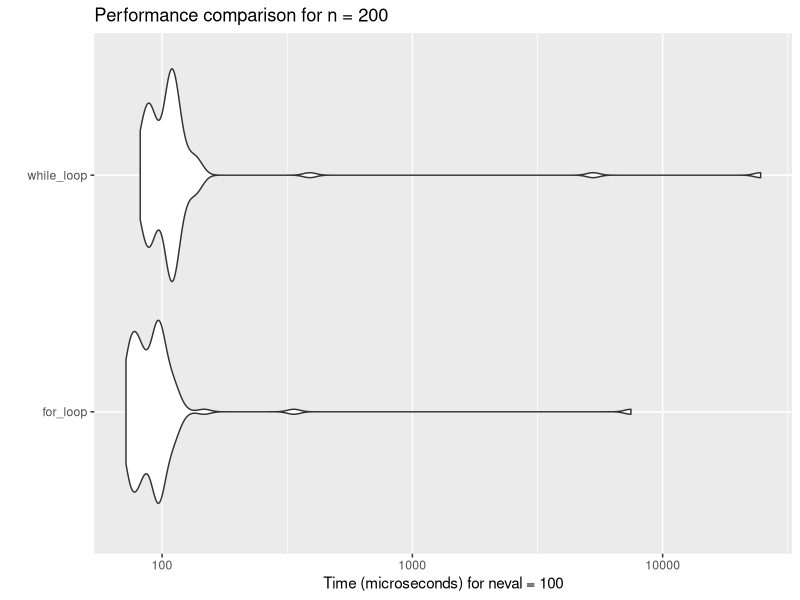
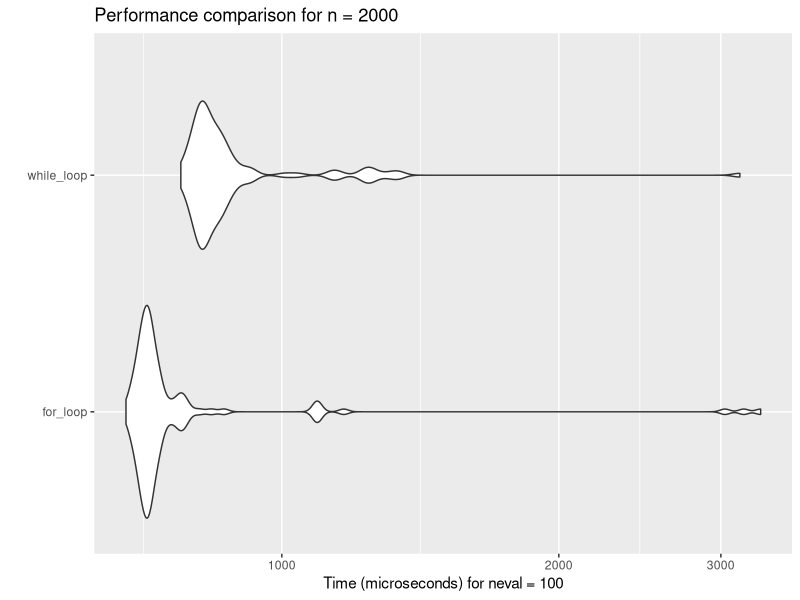
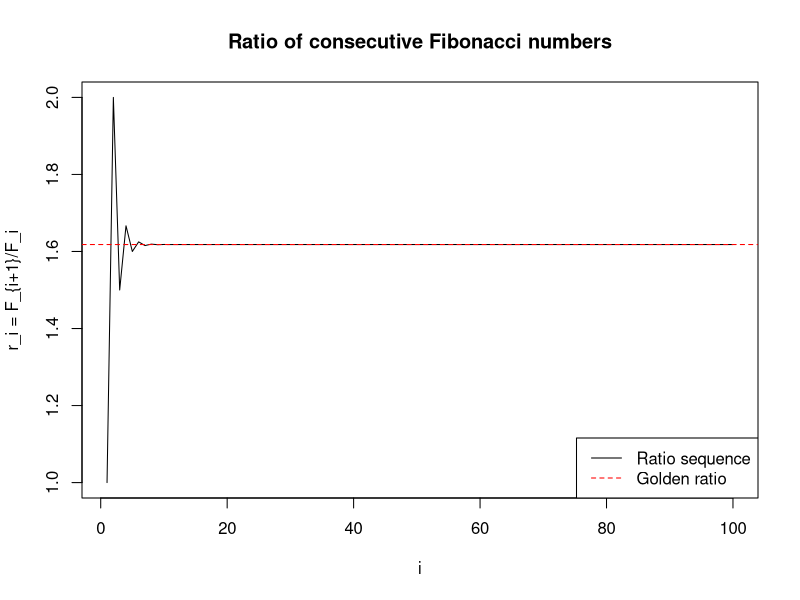
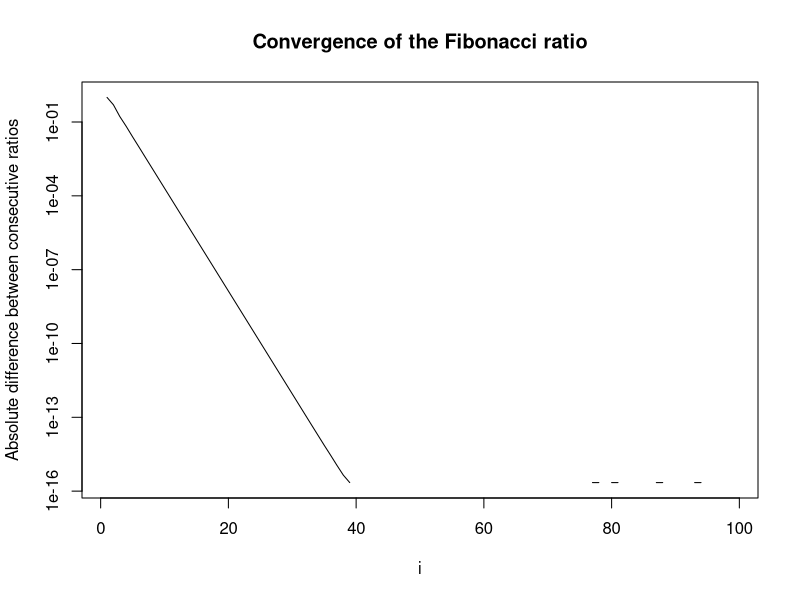
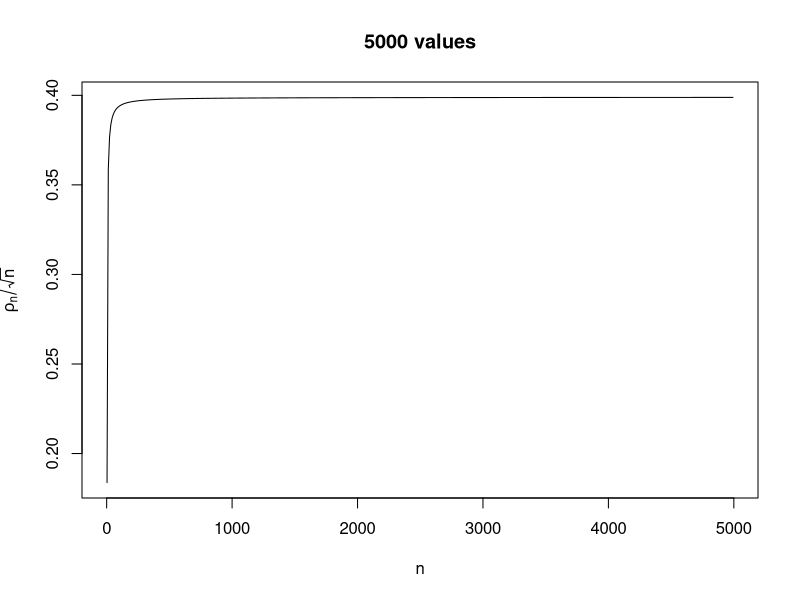
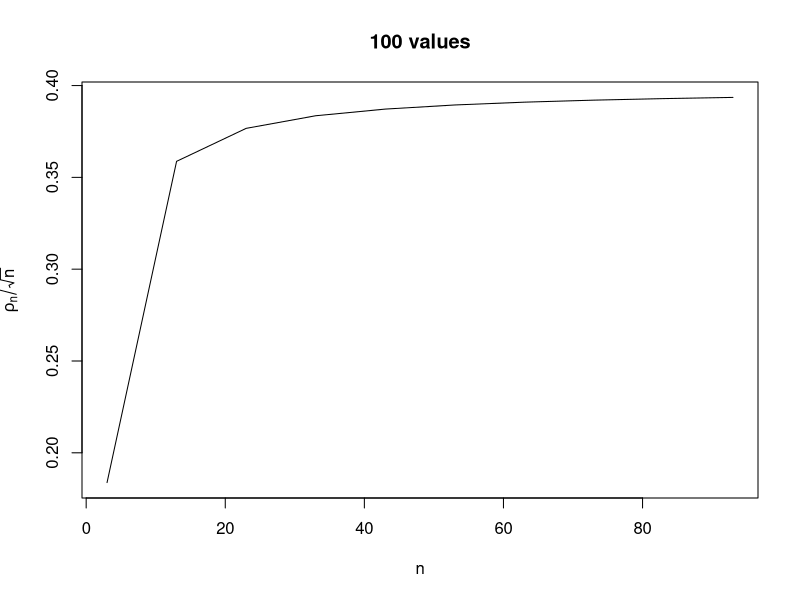
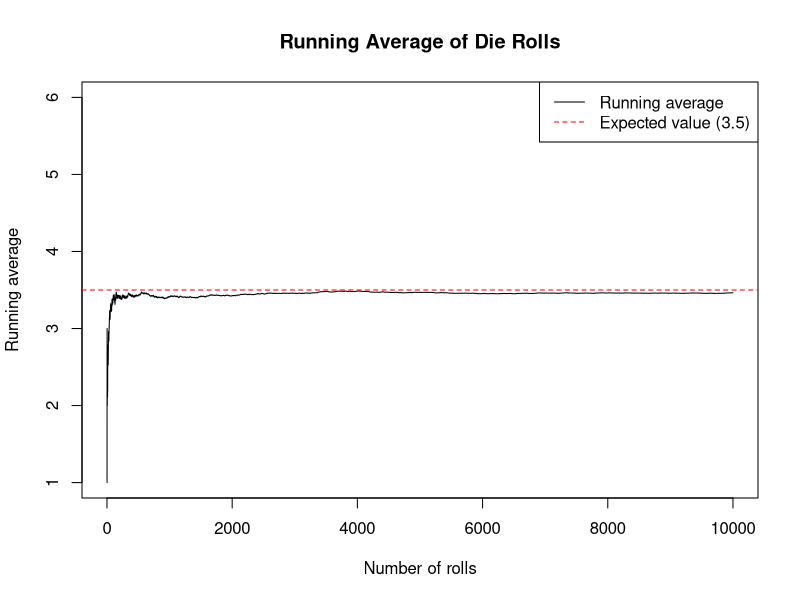
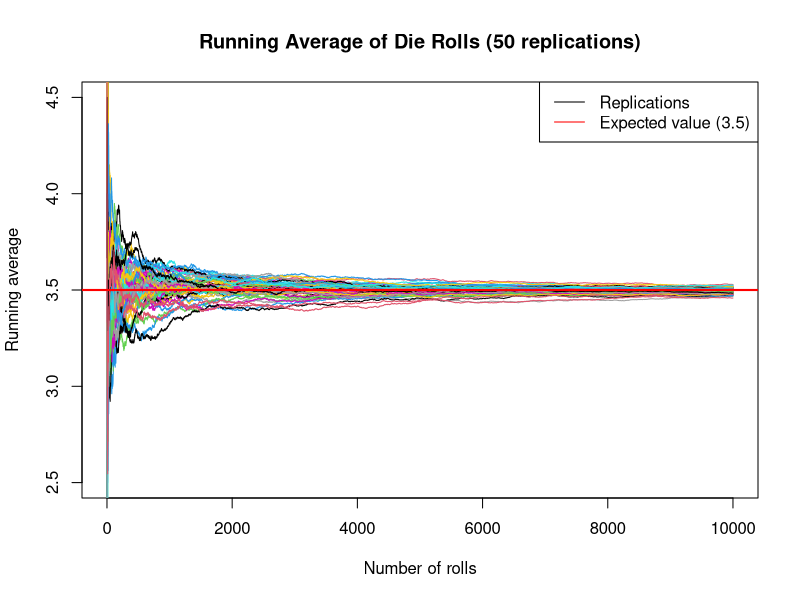

Source code (R) for these figures, in order: (Note: this script raises an error after producing the figures.)
## ---- chunk 1
knitr::opts_chunk$set(echo = TRUE)
## ---- chunk 2
# Function using for loop
fibonacci_ratio_for <- function(n) {
  # Initialize the first two Fibonacci numbers
  fib <- c(1, 1)
  
  # Calculate the remaining Fibonacci numbers up to n+1
  for (i in 3:(n+1)) {
    fib[i] <- fib[i-1] + fib[i-2]
  }
  
  # Calculate the ratios
  ratios <- fib[2:(n+1)] / fib[1:n]
  
  return(ratios)
}

# Function using while loop
fibonacci_ratio_while <- function(n) {
  # Initialize the first two Fibonacci numbers
  fib <- c(1, 1)
  
  # Calculate the remaining Fibonacci numbers up to n+1
  i <- 3
  while (i <= n+1) {
    fib[i] <- fib[i-1] + fib[i-2]
    i <- i + 1
  }
  
  # Calculate the ratios
  ratios <- fib[2:(n+1)] / fib[1:n]
  
  return(ratios)
}
## ---- chunk 3
# Load the microbenchmark package
library(microbenchmark)

# Benchmark for n = 200
benchmark_200 <- microbenchmark(
  for_loop = fibonacci_ratio_for(200),
  while_loop = fibonacci_ratio_while(200),
  times = 100
)

print(benchmark_200)

# Benchmark for n = 2000
benchmark_2000 <- microbenchmark(
  for_loop = fibonacci_ratio_for(2000),
  while_loop = fibonacci_ratio_while(2000),
  times = 100
)

print(benchmark_2000)
## ---- chunk 4
library(ggplot2)

# Plot for n = 200
autoplot(benchmark_200) + 
  ggtitle("Performance comparison for n = 200")

# Plot for n = 2000
autoplot(benchmark_2000) + 
  ggtitle("Performance comparison for n = 2000")
## ---- chunk 5
# Calculate the sequence for n = 100
ratios_100 <- fibonacci_ratio_for(100)

# Plot the sequence
plot(1:100, ratios_100, type = "l", 
     xlab = "i", ylab = "r_i = F_{i+1}/F_i",
     main = "Ratio of consecutive Fibonacci numbers")

# Add a horizontal line at the golden ratio
abline(h = (1 + sqrt(5))/2, col = "red", lty = 2)
legend("bottomright", legend = c("Ratio sequence", "Golden ratio"), 
       col = c("black", "red"), lty = c(1, 2))

# Calculate the differences between consecutive ratios
diffs <- diff(ratios_100)
plot(1:99, abs(diffs), type = "l", log = "y",
     xlab = "i", ylab = "Absolute difference between consecutive ratios",
     main = "Convergence of the Fibonacci ratio")
## ---- chunk 6
# Print the first 20 ratios
data.frame(
  i = 1:20,
  ratio = ratios_100[1:20],
  difference_from_golden_ratio = abs(ratios_100[1:20] - (1 + sqrt(5))/2)
)

# Calculate the golden ratio
golden_ratio <- (1 + sqrt(5))/2
print(paste("Golden ratio:", golden_ratio))

# Calculate when the sequence is within 1e-10 of the golden ratio
convergence_index <- min(which(abs(ratios_100 - golden_ratio) < 1e-10))
print(paste("The sequence converges to within 1e-10 of the golden ratio at i =", convergence_index))
## ---- chunk 7
n_calculation <- function(n){
 result <- (gamma((n - 1)/2))/(gamma(1/2) * gamma((n-2)/2))
  print(result)
}

n_calculation(20)
## ---- chunk 8

n_calculation(2000)
## ---- chunk 9
n_calculation_numerator <- function(n){
 result <- (gamma((n - 1)/2))
  print(result)
}

n_calculation_denominator <- function(n){
 result <- (gamma(1/2) * gamma((n-2)/2))
  print(result)
}
cat("Numerator result for n = 200: \n")
n_calculation_numerator(200)
cat("Denominator result for n = 200: \n")
n_calculation_denominator(200)

cat("Numerator result for n = 2000: \n")
n_calculation_numerator(2000)
cat("Denominator result for n = 2000: \n")
n_calculation_denominator(2000)
## ---- chunk 10
n_calculation_logarithmic <- function(n){
 result_numerator <- (lgamma((n - 1)/2))
 result_denominator <- (lgamma(1/2) + lgamma((n-2)/2))
 final_result <- exp(result_numerator - result_denominator)
  print(final_result) 
}

cat("Numerator result for n = 200: \n")
n_calculation_logarithmic(200)


cat("Numerator result for n = 2000: \n")
n_calculation_logarithmic(2000)
## ---- chunk 11
n_calculation_logarithmic <- function(n){
 result_numerator <- (lgamma((n - 1)/2))
 result_denominator <- (lgamma(1/2) + lgamma((n-2)/2))
 result_gamma <- exp(result_numerator - result_denominator)
 result_sqrt <- sqrt(n)
 return(result_gamma / result_sqrt)
}
 
n_values_5000 <- seq(3, 5000, by = 10)
ratio_values_5000 <- sapply(n_values_5000, n_calculation_logarithmic)

plot(n_values_5000, ratio_values_5000, 
     type = "l", 
     xlab = "n", 
     ylab = expression(rho[n] / sqrt(n)),
     main = "5000 values")

n_values_100 <- seq(3, 100, by = 10)
ratio_values_100 <- sapply(n_values_100, n_calculation_logarithmic)

plot(n_values_100, ratio_values_100, 
     type = "l", 
     xlab = "n", 
     ylab = expression(rho[n] / sqrt(n)),
     main = "100 values")
## ---- chunk 12
# Set seed for reproducibility
set.seed(42)

# Number of rolls
n <- 10000

# Simulate rolling a fair die n times using vectorized function
rolls <- sample(1:6, n, replace = TRUE)

# Compute cumulative mean after each roll
cumulative_means <- cumsum(rolls) / (1:n)

# Plot the running average against the number of rolls
plot(1:n, cumulative_means, type = "l", 
     xlab = "Number of rolls", ylab = "Running average",
     main = "Running Average of Die Rolls",
     ylim = c(1, 6))

# Add a horizontal line at the expected value
abline(h = 3.5, col = "red", lty = 2)
legend("topright", legend = c("Running average", "Expected value (3.5)"), 
       col = c("black", "red"), lty = c(1, 2))
## ---- chunk 13
# Set seed for reproducibility
set.seed(123)

# Number of replications
M <- 50

# Matrix to store running averages for each replication
running_averages <- matrix(NA, nrow = M, ncol = n)

# For loop to replicate the experiment M times
for (i in 1:M) {
  # Simulate rolling a die n times
  rolls <- sample(1:6, n, replace = TRUE)
  
  # Compute cumulative mean after each roll
  running_averages[i, ] <- cumsum(rolls) / (1:n)
}

# Plot all 50 paths
plot(1:n, running_averages[1, ], type = "l", 
     xlab = "Number of rolls", ylab = "Running average",
     main = "Running Average of Die Rolls (50 replications)",
     ylim = c(2.5, 4.5), col = 1)

# Add the remaining 49 paths
for (i in 2:M) {
  lines(1:n, running_averages[i, ], col = i)
}

# Add a horizontal line at the expected value
abline(h = 3.5, col = "red", lwd = 2)
legend("topright", legend = c("Replications", "Expected value (3.5)"), 
       col = c("black", "red"), lty = c(1, 1))
## ---- chunk 14
# Calculate absolute differences from expected value
abs_diff <- abs(running_averages - 3.5)

# Calculate mean absolute difference for each n
mean_abs_diff <- colMeans(abs_diff)

# Plot mean absolute difference
plot(1:n, mean_abs_diff, type = "l", 
     xlab = "Number of rolls", ylab = "Mean absolute difference from expected value",
     main = "Convergence to Expected Value")
## ---- chunk 15
# Set seed for reproducibility
set.seed(456)

# Epsilon value
epsilon <- 0.01

# Initialize variables
n_current <- 0
proportion_outside <- 1

# Matrix to store running averages
running_averages <- matrix(NA, nrow = M, ncol = 1)

while (proportion_outside >= 0.05) {
  # Increment n
  n_current <- n_current + 100
  
  # Resize the matrix if needed
  if (ncol(running_averages) < n_current) {
    running_averages <- cbind(running_averages, matrix(NA, nrow = M, ncol = 100))
  }
  
  # Update running averages for all replications
  for (i in 1:M) {
    # Generate new rolls
    new_rolls <- sample(1:6, 100, replace = TRUE)
    
    # If this is the first iteration, initialize
    if (n_current == 100) {
      running_averages[i, 1:100] <- cumsum(new_rolls) / (1:100)
    } else {
      # Calculate the sum up to n_current - 100
      prev_sum <- running_averages[i, n_current - 100] * (n_current - 100)
      
      # Add new rolls and calculate new running averages
      new_sums <- prev_sum + cumsum(new_rolls)
      running_averages[i, (n_current - 99):n_current] <- new_sums / ((n_current - 99):n_current)
    }
  }
  
  # Check how many replications are outside the epsilon interval at n_current
  outside_epsilon <- sum(abs(running_averages[, n_current] - 3.5) > epsilon)
  proportion_outside <- outside_epsilon / M
  
  # Print progress
  cat("n =", n_current, "- Proportion outside epsilon:", proportion_outside, "\n")
}

# Final value of n
cat("The loop terminated at n =", n_current, "with proportion outside epsilon =", proportion_outside, "\n")
## ---- chunk 16
# Set seed for reproducibility
set.seed(789)

# Matrix to store running averages for Cauchy distribution
cauchy_averages <- matrix(NA, nrow = M, ncol = n)

# For loop to replicate the experiment M times
for (i in 1:M) {
  # Simulate from standard Cauchy distribution
  cauchy_samples <- rcauchy(n)
  
  # Compute cumulative mean after each sample
  cauchy_averages[i, ] <- cumsum(cauchy_samples) / (1:n)
}

# Plot all 50 paths
plot(1:n, cauchy_averages[1, ], type = "l", 
     xlab = "Number of samples", ylab = "Running average",
     main = "Running Average of Cauchy Samples (50 replications)",
     ylim = c(-10, 10), col = 1)

# Add the remaining 49 paths
for (i in 2:M) {
  lines(1:n, cauchy_averages[i, ], col = i)
}

# Zoom in to see more detail
plot(1:n, cauchy_averages[1, ], type = "l", 
     xlab = "Number of samples", ylab = "Running average",
     main = "Running Average of Cauchy Samples (Zoomed)",
     ylim = c(-3, 3), col = 1)

for (i in 2:M) {
  lines(1:n, cauchy_averages[i, ], col = i)
}
## ---- chunk 17
simulate_die_rolls <- function(n) {
  die_rolls <- sample(1:6, size = n, replace = TRUE)
  mean(die_rolls)
}


cat("Mean of 100 rolls:", simulate_die_rolls(100),"\n")
cat("Mean of 1000 rolls:", simulate_die_rolls(1000),"\n")
cat("Mean of 10000 rolls:", simulate_die_rolls(10000),"\n")
## ---- chunk 18
M <- 100
sample_sizes <- c(100, 1000, 10000)
all_means <- list()

for (n in sample_sizes) {
  means <- numeric(M)
  
  for (i in 1:M) {
    means[i] <- simulate_die_rolls(n)
  }
  
  all_means[[as.character(n)]] <- means
}
print("First 5 means for n=100:")
print(head(all_means[["100"]], 5))
print("First 5 means for n=1000:")
print(head(all_means[["1000"]], 5))
print("First 5 means for n=10000:")
print(head(all_means[["10000"]], 5))
## ---- chunk 19
for (n in sample_sizes) {
  
  hist(all_means[[as.character(n)]],
       main = paste("n =", n),
       xlab = "Sample Mean",
       xlim = c(3, 4),  
       breaks = 20,
       freq = FALSE)
}
## ---- chunk 20
mu <- (1 + 2 + 3 + 4 + 5 + 6) / 6
cat("Calculated mean: ", mu, "\n")
## ---- chunk 21
variance <- ((1^2 + 2^2 + 3^2 + 4^2 + 5^2 + 6^2)/6) - mu^2
cat("Calculated variance: ", variance, "\n")
## ---- chunk 22
mu <- 3.5
sigma_sq <- 35/12
simulate_zn <- function(n, M) {
  zn_values <- numeric(M)
  for (i in 1:M) {
    sample <- sample(1:6, size = n, replace = TRUE)
    sample_mean <- mean(sample)
    zn <- (sample_mean - mu) / sqrt(sigma_sq/n)
    zn_values[i] <- zn
  }
  return(zn_values)
}

sample_sizes <- c(100, 1000, 10000)
replications <- c(100, 1000, 10000)

for (n in sample_sizes) {
  for (M in replications) {
    zn <- simulate_zn(n, M)
    hist(zn, 
         main = paste("n =", n, ", M =", M),
         xlab = expression(Z[n]),
         freq = FALSE)
  }
}
## ---- chunk 23
x_transformation <- function(){
  #seed for reproducibility
  set.seed(1)  
  
  #initialize x and z from normal distribution (100 values)
  x <- rnorm(100)      
  z <- rnorm(100)      
  
  #4 iterations of transformation
  for(i in 1:4){      
    
    #prevent diminishing values of x
    threshold <- i * 0.001
    if(sum(x >= threshold) < i) stop(paste("Step", i, "requires", i, "obs >= ", thr))
    
    #fit linear model of x on z
    fit <- lm(x ~ z)
    
    #update x with sin(residuals), scale and add offset
    x <- i * sin(fit$residuals) + 0.01 * i  
  }
  #return transformed x
  return(x)
}

x_transformation()
## ---- chunk 24
# seed for reproducibility
set.seed(1)


lm_cv_4fold <- function(){
  #initialize x and y from normal distribution (1000 values)
  x <- rnorm(1000)
  y <- 2 + x + rnorm(1000)
  df <- data.frame(x, y)
  r <- c()
  
  for(i in 1:4){
    # test set is the i-th quarter
    test <- ((i-1)*250+1):(i*250)
    
    # fit linear model on training set
    fit <- lm(y ~ x, data = df[-test,])
    
    #predict y at test_indices
    p <- predict(fit, newdata = df[test,])
    
    #calculate RMSE and append
    r <- c(r, sqrt(mean((df$y[test] - p)^2)))
  }
  return(r)
}
lm_cv_4fold()
## ---- chunk 25
kwtest <- function(x, g, ...) {
  if (is.list(x)) {
    if (length(x) < 2L)
      stop("'x' must be a list with at least 2 elements")
    if (!missing(g))
    warning("'x' is a list, so ignoring argument 'g'")
    if (!all(sapply(x, is.numeric)))
    warning("some elements of 'x' are not numeric and will be coerced to numeric")
    k <- length(x)
    l <- lengths(x)
    if (any(l == 0L))
    stop("all groups must contain data")
    g <- factor(rep.int(seq_len(k), l))
    x <- unlist(x)
  }
  else{
    if (length(x) != length(g))
    stop("'x' and 'g' must have the same length")
    g <- factor(g)
    k <- nlevels(g)
    if (k < 2L)
    stop("all observations are in the same group")
  }
  
  n <- length(x)
  if (n < 2L)
    stop("not enough observations")
  
  r <- rank(x)
  TIES <- table(x)
  
  STATISTIC <- sum(tapply(r, g, sum)^2/tapply(r, g, length))
  STATISTIC <- ((12 * STATISTIC/(n * (n + 1)) - 3 * (n + 1))/(1 -
  sum(TIES^3 - TIES)/(n^3 - n)))
  
  PARAMETER <- k - 1L
  PVAL <- pchisq(STATISTIC, PARAMETER, lower.tail = FALSE)
  
  names(STATISTIC) <- "Kruskal-Wallis chi-squared"
  names(PARAMETER) <- "df"
  
  RVAL <- list(statistic = STATISTIC, parameter = PARAMETER,
  p.value = PVAL, method = "Kruskal-Wallis rank sum test")
}
## ---- chunk 26
group1 <- c(8.1, 8.5, 8.3)
group2 <- c(9.2, 9.4, 9.1)
group3 <- c(8.9, 9.0, 9.1)

result_list <- kwtest(list(group1, group2, group3))
result_list
## ---- chunk 27
x <- c(8.1, 8.5, 8.3, 9.2, 9.4, 9.1, 8.9, 9.0, 9.1)
g <- c(1, 1, 1, 2, 2, 2, 3, 3, 3)

result_vector <- kwtest(x, g)
result_vector
## ---- chunk 28
kwtest_num <- function(x, g, ...) {
  if (length(x) != length(g))
    stop("'x' and 'g' must have the same length")
  if(!is.numeric(x)) 
    stop("'x' must be numeric")
  g <- factor(g)
  k <- nlevels(g)
  if (k < 2L)
    stop("all observations are in the same group")
  
  n <- length(x)
  if (n < 2L)
    stop("not enough observations")
  
  r <- rank(x)
  TIES <- table(x)
  
  rank_sums = tapply(r, g, sum)
  group_sizes = tapply(r, g, length)
  
  STATISTIC <- sum(rank_sums^2/group_sizes)
  STATISTIC <- ((12 * STATISTIC/(n * (n + 1)) - 3 * (n + 1)))
  
  # Adjust for ties
  STATISTIC <- STATISTIC / (1 - sum(TIES^3 - TIES)/(n^3 - n))
  
  PARAMETER <- k - 1L
  PVAL <- pchisq(STATISTIC, PARAMETER, lower.tail = FALSE)
  
  names(STATISTIC) <- "Kruskal-Wallis chi-squared"
  names(PARAMETER) <- "df"
  
  RVAL <- list(statistic = STATISTIC, parameter = PARAMETER,
  p.value = PVAL, method = "Kruskal-Wallis rank sum test")
  
  return (RVAL)
}
## ---- chunk 29
kwtest_num(x, g)
## ---- chunk 30
set.seed(1234)
m <- 1000 # number of repetitions
n <- 50 # number of individuals
X <- matrix(rt(m * n, df = 10), nrow = m)
grp <- rep(1:3, c(20, 20, 10))
## ---- chunk 31
repeated_kwtest <- function(X, g) {
  res <- apply(X, 1, function(x) {
    stat <- stats:::kruskal.test.default(x, g)
    return(stat$statistic)
  }
  )
  return(res)
}

repeated_kwtest(X, grp)[1:10] # only show first 10 results as example
## ---- chunk 32
repeated_kwtest_opt <- function(X, g) {
  res <- apply(X, 1, function(x) {
    stat <- kwtest_opt(x, g)
    return(stat$statistic)
  }
  )
  return(res)
}

repeated_kwtest_opt(X, grp)[1:10] # only show first 10 results as example
## ---- chunk 33
library(microbenchmark)

runtime <- microbenchmark(
  repeated_kwtest(X, grp),
  times = 20
)
runtime_opt <- microbenchmark(
  repeated_kwtest_opt(X, grp),
  times = 20
)

print(runtime)
print(runtime_opt)

# Plot the results
autoplot(runtime) + ggtitle("Benchmark for original kwtest function")
autoplot(runtime_opt) + ggtitle("Benchmark for optimized kwtest function")
## ---- chunk 34
kwtest_vec <- function(x, g, ...) {
  if (length(x) != length(g))
    stop("'x' and 'g' must have the same length")
  if(!is.numeric(x)) 
    stop("'x' must be numeric")
  g <- factor(g)
  k <- nlevels(g)
  if (k < 2L)
    stop("all observations are in the same group")
  
  n <- length(x)
  if (n < 2L)
    stop("not enough observations")
  
  r <- rank(x)
  TIES <- table(x)
  
  rank_sums = rowsum(r, g)
  group_sizes = table(g)
  
  STATISTIC <- sum(rank_sums[,1]^2/group_sizes)
  STATISTIC <- ((12 * STATISTIC/(n * (n + 1)) - 3 * (n + 1))/(1 -
  sum(TIES^3 - TIES)/(n^3 - n)))
  
  PARAMETER <- k - 1L
  PVAL <- pchisq(STATISTIC, PARAMETER, lower.tail = FALSE)
  
  names(STATISTIC) <- "Kruskal-Wallis chi-squared"
  names(PARAMETER) <- "df"
  
  RVAL <- list(statistic = STATISTIC, parameter = PARAMETER,
  p.value = PVAL, method = "Kruskal-Wallis rank sum test")
  
  return (RVAL)
}

repeated_kwtest_vec <- function(X, g) {
  res <- apply(X, 1, function(x) {
    stat <- kwtest_vec(x, g)
    return(stat$statistic)
  }
  )
  return(res)
}

## ---- chunk 35
runtime_vec <- microbenchmark(
  repeated_kwtest_vec(X, grp),
  times = 20
)

print(runtime_vec)

autoplot(runtime_vec) + ggtitle("Benchmark for vectorized kwtest function")
